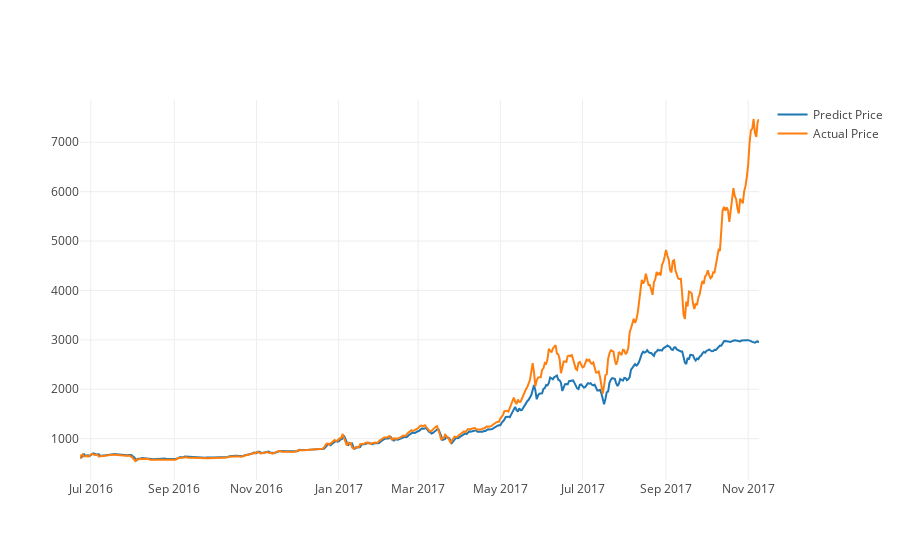

Notebook code for this chart:
### Code cell
def model_3(trainX, trainY, testX, testY):
    '''
    Create a model based on 'weighed_average' variable. 
    This model will not be stateful. 
    ''' 

    model = Sequential()
    model.add(LSTM(175, input_shape=(trainX.shape[1], trainX.shape[2]), return_sequences=True))
    model.add(LSTM(50, input_shape=(trainX.shape[1], trainX.shape[2])))
    model.add(Dense(1))
    model.compile(loss='mae', optimizer='adam')
    history = model.fit(trainX, trainY, epochs=300, batch_size=50, validation_data=(testX, testY), verbose=2, shuffle=False)

    return model 


'''
Increasing the number of layers to two, also return the sequences to the next layer 
'''
trainX, trainY, testX, testY, scaler = create_data(df)
model_3 = model_3(trainX, trainY, testX, testY)

# Output
expected_test = model_3.predict(testX)
yhat_inverse = scaler.inverse_transform(expected_test.reshape(-1, 1))
testY_inverse = scaler.inverse_transform(testY.reshape(-1, 1))
print('MSE: ', math.sqrt(mean_squared_error(testY_inverse, yhat_inverse)))

predictDates = df.tail(len(testX)).index
testY_reshape = testY_inverse.reshape(len(testY_inverse))
yhat_reshape = yhat_inverse.reshape(len(yhat_inverse))

actual_chart = go.Scatter(x=predictDates, y=testY_reshape, name= 'Actual Price')
predict_chart = go.Scatter(x=predictDates, y=yhat_reshape, name= 'Predict Price')
py.iplot([predict_chart, actual_chart])

### Figure 1 — Plotly figure (JSON) as saved in the notebook; plotly's stock layout.template omitted (floating-point values rounded to 4 significant figures; data arrays with more than 128 entries replaced by an {"elided": "..."} marker saying what was removed)
{"data": [{"name": "Predict Price", "type": "scatter", "x": {"elided": "505 str values"}, "y": {"elided": "505 float values"}}, {"name": "Actual Price", "type": "scatter", "x": {"elided": "505 str values"}, "y": {"elided": "505 float values"}}], "layout": {}}
